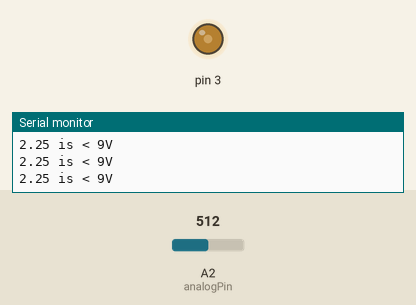
Simulated run of this sketch. Board: Arduino Uno, built with avr-gcc and run on an emulated ATmega328P. On the bench: output pins drawn as LEDs (lit = HIGH), the last lines printed to the serial monitor. The inputs (shaded band) are chosen by the test bench; at power-on: A2 (analogPin) = 512.

Above: at 1.2 s.
1.3 s: A2 (analogPin) set to 1008
4.3 s: A2 (analogPin) set to 1023
At 5.7 s:
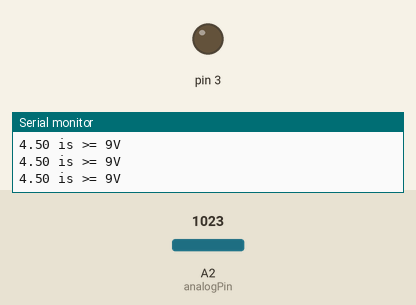
Timing chart, 0 to 7.3 s (numbered marks = the images above; inputs shaded):
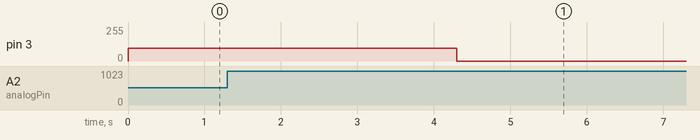

The sketch:

PWM_code.ino
```cpp
int analogPin = A2; //analog pin that will be connected to voltage divider with Vin
bool pwmOn = false;
void setup() {
  // put your setup code here, to run once:
  Serial.begin(9600);
  TCCR2B = TCCR2B & B11111000 | B00000001; //for PWM frequency of 31372.55 Hz
  pinMode(3, OUTPUT);
}

void loop() {
  // put your main code here, to run repeatedly:
  int volt = analogRead(analogPin);
  float charge= volt * (4.5 / 1023.0);
  if (charge >= 4.5) {
    if (pwmOn) {
      analogWrite(3, 0);
      pwmOn = false;
    }
    Serial.print(charge);
    Serial.println(" is >= 9V");
    //start clock
    //send to sleep every thirty seconds
    //read in temp, change display graphic settings, send updated settings to bluetooth
  }
  else {
    //start clock
    if (!pwmOn) {
      analogWrite(3, 94); //duty cycle * 255 = .37 * 255
      pwmOn = true;
    }
    Serial.print(charge);
    Serial.println(" is < 9V");

    //while clock has not run out of time don't read voltage
  }
}
```

Measured:
- the behaviour switches between 1022 and 1023 on A2 (analogPin) (found by bisection; images 0 and 1)
- after the input at 4.3 s, pin 3: 94/255 → 0/255 at once
